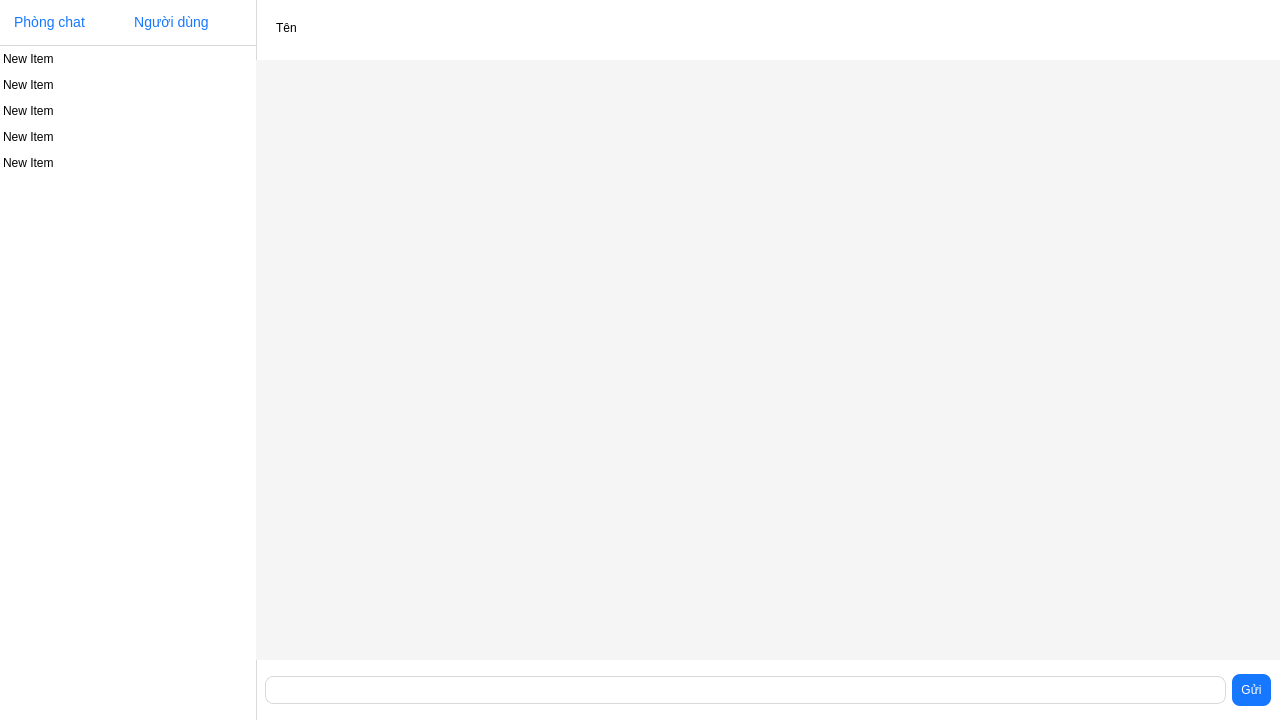
<?xml version="1.0" encoding="UTF-8"?>
<ui version="4.0">
 <class>ChatForm</class>
 <widget class="QWidget" name="ChatForm">
  <property name="geometry">
   <rect>
    <x>0</x>
    <y>0</y>
    <width>1280</width>
    <height>720</height>
   </rect>
  </property>
  <property name="windowTitle">
   <string>Form</string>
  </property>
  <property name="styleSheet">
   <string notr="true">QWidget#wtSidebar QPushButton {
    background-color: transparent;
    color: #1677FF;
    border: none;
    padding: 5px;
    font-size: 14px;
    border-bottom: 2px solid transparent;
}

QWidget#wtSidebar QPushButton:hover {
    border-bottom: 2px solid #1677FF;
}

#wtSidebarHeader {
    background-color: white;
    border-bottom: 1px solid #d9d9d9;
}

#wtSidebar QListWidget {
    border: none;
    background-color: white;
}

#wtMessage QListWidget {
    border: none;
    background-color: rgb(245, 245, 245);
}

#wtSidebar QListWidget::item {
    padding: 5px;
    margin-bottom: 2px;
}


#wtChatHeader {
    background: white;
    border-left: 1px solid #d9d9d9;
}

#wtChatHeader QLabel {
    font: 10pt &quot;MS Shell Dlg 2&quot;;
}

#wtInput {
    background: white;
    border-left: 1px solid #d9d9d9;
}

#wtInput QLineEdit {
    background: white;
    border: 1px solid #d9d9d9;
    padding: 5px;
    border-radius: 8px;
}

#wtInput QPushButton {
    color: white;
    background: #1677ff;
    padding: 9px;
    border-radius: 8px;
}
</string>
  </property>
  <layout class="QHBoxLayout" name="horizontalLayout" stretch="0">
   <property name="spacing">
    <number>0</number>
   </property>
   <property name="leftMargin">
    <number>0</number>
   </property>
   <property name="topMargin">
    <number>0</number>
   </property>
   <property name="rightMargin">
    <number>0</number>
   </property>
   <property name="bottomMargin">
    <number>0</number>
   </property>
   <item>
    <widget class="QWidget" name="wtContainer" native="true">
     <layout class="QHBoxLayout" name="horizontalLayout_2" stretch="1,4">
      <property name="spacing">
       <number>0</number>
      </property>
      <property name="leftMargin">
       <number>0</number>
      </property>
      <property name="topMargin">
       <number>0</number>
      </property>
      <property name="rightMargin">
       <number>0</number>
      </property>
      <property name="bottomMargin">
       <number>0</number>
      </property>
      <item>
       <widget class="QWidget" name="wtSidebar" native="true">
        <layout class="QVBoxLayout" name="verticalLayout">
         <property name="spacing">
          <number>0</number>
         </property>
         <property name="leftMargin">
          <number>0</number>
         </property>
         <property name="topMargin">
          <number>0</number>
         </property>
         <property name="rightMargin">
          <number>0</number>
         </property>
         <property name="bottomMargin">
          <number>0</number>
         </property>
         <item>
          <widget class="QWidget" name="wtSidebarHeader" native="true">
           <property name="maximumSize">
            <size>
             <width>16777215</width>
             <height>16777215</height>
            </size>
           </property>
           <layout class="QHBoxLayout" name="horizontalLayout_3" stretch="1,11">
            <item>
             <widget class="QPushButton" name="btnChatRoom">
              <property name="text">
               <string>Phòng chat</string>
              </property>
              <property name="icon">
               <iconset resource="src.qrc">
                <normaloff>:/images/icons/chat/icons8-user-groups-48.png</normaloff>:/images/icons/chat/icons8-user-groups-48.png</iconset>
              </property>
             </widget>
            </item>
            <item>
             <widget class="QPushButton" name="btnUser">
              <property name="text">
               <string>Người dùng</string>
              </property>
              <property name="icon">
               <iconset resource="src.qrc">
                <normaloff>:/images/icons/chat/icons8-user-48.png</normaloff>:/images/icons/chat/icons8-user-48.png</iconset>
              </property>
              <property name="iconSize">
               <size>
                <width>15</width>
                <height>15</height>
               </size>
              </property>
             </widget>
            </item>
           </layout>
          </widget>
         </item>
         <item>
          <widget class="QWidget" name="widget_2" native="true">
           <layout class="QVBoxLayout" name="verticalLayout_2">
            <property name="spacing">
             <number>0</number>
            </property>
            <property name="leftMargin">
             <number>0</number>
            </property>
            <property name="topMargin">
             <number>0</number>
            </property>
            <property name="rightMargin">
             <number>0</number>
            </property>
            <property name="bottomMargin">
             <number>0</number>
            </property>
            <item>
             <widget class="QListWidget" name="lstContact">
              <item>
               <property name="text">
                <string>New Item</string>
               </property>
              </item>
              <item>
               <property name="text">
                <string>New Item</string>
               </property>
              </item>
              <item>
               <property name="text">
                <string>New Item</string>
               </property>
              </item>
              <item>
               <property name="text">
                <string>New Item</string>
               </property>
              </item>
              <item>
               <property name="text">
                <string>New Item</string>
               </property>
              </item>
             </widget>
            </item>
           </layout>
          </widget>
         </item>
        </layout>
       </widget>
      </item>
      <item>
       <widget class="QWidget" name="wtChat" native="true">
        <layout class="QVBoxLayout" name="verticalLayout_3" stretch="1,10,1">
         <property name="spacing">
          <number>0</number>
         </property>
         <property name="leftMargin">
          <number>0</number>
         </property>
         <property name="topMargin">
          <number>0</number>
         </property>
         <property name="rightMargin">
          <number>0</number>
         </property>
         <property name="bottomMargin">
          <number>0</number>
         </property>
         <item>
          <widget class="QWidget" name="wtChatHeader" native="true">
           <widget class="QLabel" name="labelRoomName">
            <property name="geometry">
             <rect>
              <x>20</x>
              <y>20</y>
              <width>55</width>
              <height>16</height>
             </rect>
            </property>
            <property name="text">
             <string>Tên</string>
            </property>
           </widget>
          </widget>
         </item>
         <item>
          <widget class="QWidget" name="wtMessage" native="true">
           <layout class="QVBoxLayout" name="verticalLayout_4">
            <property name="spacing">
             <number>0</number>
            </property>
            <property name="leftMargin">
             <number>0</number>
            </property>
            <property name="topMargin">
             <number>0</number>
            </property>
            <property name="rightMargin">
             <number>0</number>
            </property>
            <property name="bottomMargin">
             <number>0</number>
            </property>
            <item>
             <widget class="QListWidget" name="lstMessage">
              <property name="selectionMode">
               <enum>QAbstractItemView::NoSelection</enum>
              </property>
             </widget>
            </item>
           </layout>
          </widget>
         </item>
         <item>
          <widget class="QWidget" name="wtInput" native="true">
           <layout class="QHBoxLayout" name="horizontalLayout_4">
            <item>
             <widget class="QLineEdit" name="txtInputMessage"/>
            </item>
            <item>
             <widget class="QPushButton" name="btnSendMessage">
              <property name="text">
               <string>Gửi</string>
              </property>
             </widget>
            </item>
           </layout>
          </widget>
         </item>
        </layout>
       </widget>
      </item>
     </layout>
    </widget>
   </item>
  </layout>
 </widget>
 <resources>
  <include location="src.qrc"/>
 </resources>
 <connections/>
</ui>
